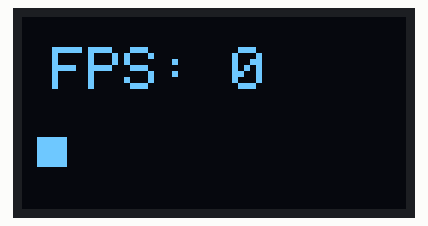
The sketch below on a simulated Arduino Uno, built with avr-gcc and run on an emulated ATmega328P. On the bench: 128×64 one-colour display. What the sketch prints to the serial monitor is not drawn.

Above: at 0.22 s.
At 4.76 s:
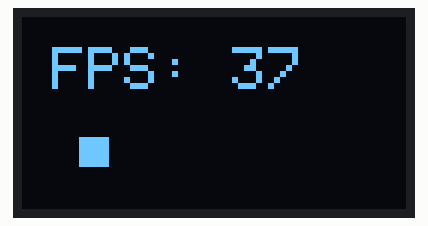
At 9.91 s:
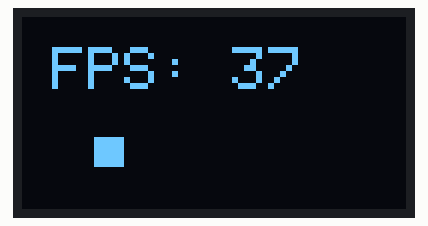
At 19.8 s:
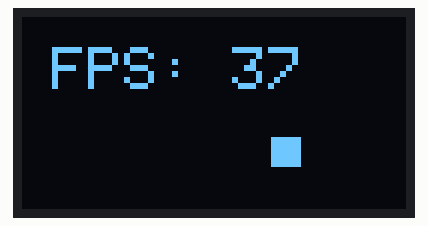
At 29.7 s:
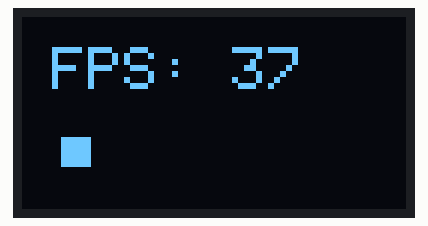
At 39.64 s:
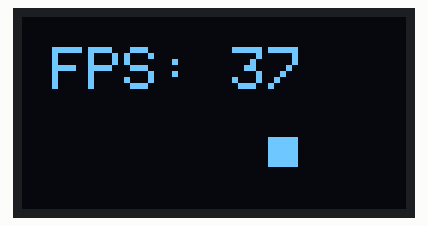

The sketch:

OLED_FPS.ino
```cpp
#include <Wire.h>
#include <Adafruit_GFX.h>
#include <Adafruit_SSD1306.h>

#define SCREEN_WIDTH 128
#define SCREEN_HEIGHT 64
#define OLED_RESET -1
#define SCREEN_ADDRESS 0x3C // Change to 0x3D if necessary

Adafruit_SSD1306 display(SCREEN_WIDTH, SCREEN_HEIGHT, &Wire, OLED_RESET);

unsigned long previousMillis = 0;
int frameCount = 0;
int fps = 0;

void setup() {
  Serial.begin(115200); // Note: Set your serial monitor to 115200 baud

  // Initialize I2C
  Wire.begin();

  // UNCOMMENT THE LINE BELOW TO UNLOCK HIGHER FPS!
  // Wire.setClock(400000);

  if(!display.begin(SSD1306_SWITCHCAPVCC, SCREEN_ADDRESS)) {
    Serial.println(F("SSD1306 allocation failed"));
    for(;;);
  }

  display.setTextColor(SSD1306_WHITE);
}

void loop() {
  unsigned long currentMillis = millis();

  // Every 1000 milliseconds (1 second), calculate the FPS
  if (currentMillis - previousMillis >= 1000) {
    fps = frameCount;
    frameCount = 0;
    previousMillis = currentMillis;

    Serial.print("Refresh Rate: ");
    Serial.print(fps);
    Serial.println(" FPS");
  }

  // 1. Clear the buffer
  display.clearDisplay();

  // 2. Draw the FPS text
  display.setTextSize(2);
  display.setCursor(10, 10);
  display.print("FPS: ");
  display.print(fps);

  // 3. Draw a fast-moving element to visually confirm the speed
  int movingX = (currentMillis / 5) % SCREEN_WIDTH;
  display.fillRect(movingX, 40, 10, 10, SSD1306_WHITE);

  // 4. Send the buffer to the screen
  display.display();

  // 5. Log that a frame was drawn
  frameCount++;
}
```
